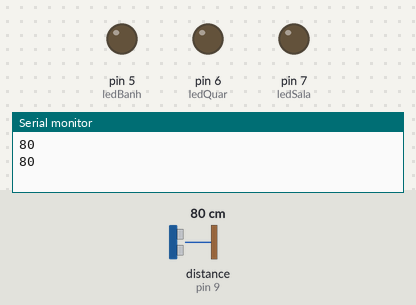
Simulated run of this sketch. Board: Arduino Uno, built with avr-gcc and run on an emulated ATmega328P. On the bench: output pins drawn as LEDs (lit = HIGH), the last lines printed to the serial monitor. The inputs (shaded band) are chosen by the test bench; at power-on: distance to the obstacle (sensor on pin 9) 80 cm. The echo pulse lasts 58.3 µs per cm; pins used as bus, display or sensor lines are not drawn.

Above: at 1.3 s.
1.4 s: distance to the obstacle (sensor on pin 9) set to 12 cm
3.2 s: distance to the obstacle (sensor on pin 9) set to 9 cm
At 4.3 s:
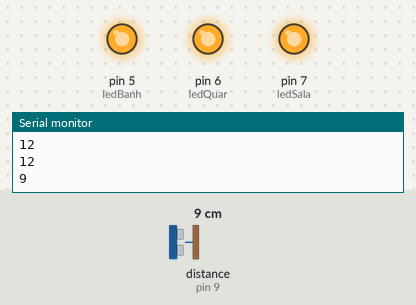
5.5 s: distance to the obstacle (sensor on pin 9) set to 18 cm
At 7.2 s:
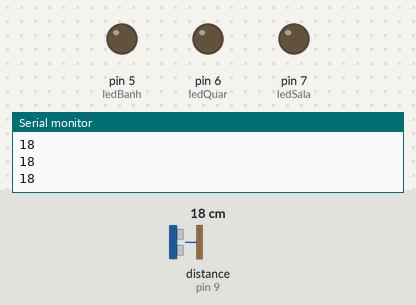
7.5 s: distance to the obstacle (sensor on pin 9) set to 2 cm
At 9.0 s:
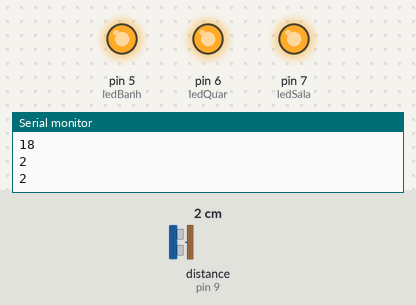
Timing chart, 0 to 10.5 s (numbered marks = the images above; inputs shaded):
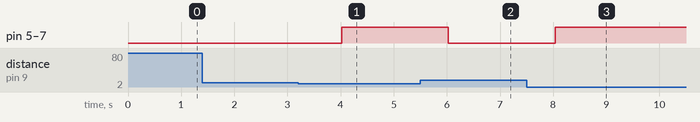

Measured:
- the behaviour switches between 11 and 10 cm on distance to the obstacle (sensor on pin 9) (found by bisection; images 0 and 1)
- after the input at 3.2 s, pin 5 (ledBanh), pin 6 (ledQuar), pin 7 (ledSala): LOW → HIGH after 0.82 s
- after the input at 5.5 s, pin 5 (ledBanh), pin 6 (ledQuar), pin 7 (ledSala): HIGH → LOW after 0.53 s
- after the input at 7.5 s, pin 5 (ledBanh), pin 6 (ledQuar), pin 7 (ledSala): LOW → HIGH after 0.54 s

The sketch:

CASITA_NOVITA.ino
```cpp
#include "Ultrasonic.h"

const int echoPin = 9;
const int trigPin = 8;

Ultrasonic ultrasonic(trigPin, echoPin);

int distancia;
String result;

int ledSala = 7;
int ledQuar = 6;
int ledBanh = 5;

bool statusCasa = false;

void setup() {
  Serial.begin(9600);
  pinMode(ledSala, OUTPUT);
  pinMode(ledQuar, OUTPUT);
  pinMode(ledBanh, OUTPUT);
  pinMode(echoPin, INPUT);
  pinMode(trigPin, OUTPUT);
}

void loop() {
  hcsr04();
  Serial.println(result);
  if (distancia <= 10) {
    digitalWrite(ledBanh, HIGH);
    digitalWrite(ledQuar, HIGH);
    digitalWrite(ledSala, HIGH);
  } else {
    digitalWrite(ledBanh, LOW);
    digitalWrite(ledQuar, LOW);
    digitalWrite(ledSala, LOW);
  }
}

void hcsr04() {
  digitalWrite(trigPin, LOW);   //SETA O PINO 6 COM UM PULSO BAIXO "LOW"
  delayMicroseconds(2);         //INTERVALO DE 2 MICROSSEGUNDOS
  digitalWrite(trigPin, HIGH);  //SETA O PINO 6 COM PULSO ALTO "HIGH"
  delayMicroseconds(10);        //INTERVALO DE 10 MICROSSEGUNDOS
  digitalWrite(trigPin, LOW);   //SETA O PINO 6 COM PULSO BAIXO "LOW" NOVAMENTE
  //FUNÇÃO RANGING, FAZ A CONVERSÃO DO TEMPO DE
  //RESPOSTA DO ECHO EM CENTIMETROS, E ARMAZENA
  //NA VARIAVEL "distancia"
  distancia = (ultrasonic.Ranging(CM));  //VARIÁVEL GLOBAL RECEBE O VALOR DA DISTÂNCIA MEDIDA
  result = String(distancia);            //VARIÁVEL GLOBAL DO TIPO STRING RECEBE A DISTÂNCIA(CONVERTIDO DE INTEIRO PARA STRING)
  delay(500);                            //INTERVALO DE 500 MILISSEGUNDOS
}
```
